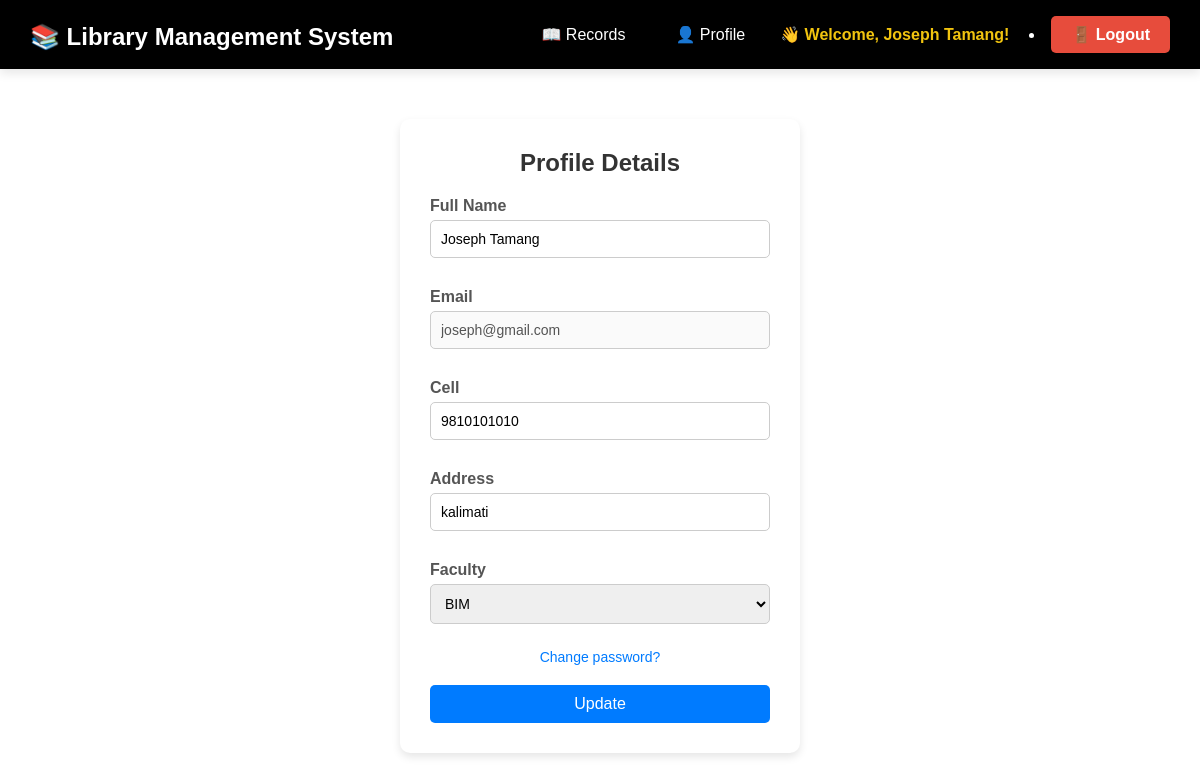
The app's page /viewprofile.php (signed in) with its own data.
### tables this page shows
CREATE TABLE `users` (
  `ID` int(255) NOT NULL,
  `Name` varchar(255) NOT NULL,
  `Email` varchar(255) NOT NULL,
  `faculty` varchar(100) NOT NULL,
  `Username` varchar(255) NOT NULL,
  `Password` varchar(255) NOT NULL,
  `Cell` varchar(255) NOT NULL,
  `Address` varchar(255) NOT NULL
);

### viewprofile.php (the view, shortened to what this page needs)
<?php
$connection = mysqli_connect("localhost", "root", "");
$name = "";
$email = "";
$cell = "";
$address = "";
$faculty = "";
$query = "SELECT * FROM users WHERE ID ='$_SESSION[ID]'";
$query_run = mysqli_query($connection, $query);
while ($row = mysqli_fetch_assoc($query_run)) {
    $name = $row['Name'];
    $email = $row['Email'];
    $cell = $row['Cell'];
    $address = $row['Address'];
    $faculty = $row['faculty'];
}
?>
<!DOCTYPE html>
<html lang="en">
<head>
</head>
<body>
    <?php include('navbar.php'); ?>
    <form action="viewprofile.php" method="post" class="profiledetails" onsubmit="return validateForm()">
        <h2>Profile Details</h2>
        <h3>Full Name</h3>
        <input type="text" id="name" name="name" value="<?php echo htmlspecialchars($name); ?>" required>
        <h3>Email</h3>
        <input type="email" name="email" disabled value="<?php echo htmlspecialchars($email); ?>" required>
        <h3>Cell</h3>
        <input type="text" id="cell" name="cell" value="<?php echo htmlspecialchars($cell); ?>" required>
        <h3>Address</h3>
        <input type="text" name="address" value="<?php echo htmlspecialchars($address); ?>" required>
        <h3>Faculty</h3>
        <select name="faculty" required>
            <option value="BIM" <?php echo $faculty == 'BIM' ? 'selected' : ''; ?>>BIM</option>
        </select>
        <a href="changepassword.php">Change password?</a>
        <button type="submit" class="edit-btn">Update</button>
    </form>
</body>
</html>

### viewprofile.php (style rules this page uses)
.profiledetails { background: #fff; left:50%; position:relative; transform:translateX(-50%); padding: 30px; border-radius: 10px; box-shadow: 0 4px 8px rgba(0, 0, 0, 0.1); width: 100%; max-width: 400px; margin-top: 50px; }
.profiledetails h2 { text-align: center; color: #333; margin-bottom: 20px; font-size: 24px; }
.profiledetails h3 { color: #555; margin: 15px 0 5px; font-size: 16px; }
.profiledetails input[type="text"], .profiledetails input[type="email"], .profiledetails select { width: 100%; padding: 10px; margin-bottom: 15px; border: 1px solid #ccc; border-radius: 5px; font-size: 14px; }
.profiledetails a { color: #007bff; text-decoration: none; font-size: 14px; text-align: center; display: block; margin-top: 10px; }
.profiledetails button { width: 100%; padding: 10px; background-color: #007bff; color: #fff; border: none; border-radius: 5px; font-size: 16px; cursor: pointer; margin-top: 20px; }

### navbar.php (style rules this page uses)
* { margin: 0; padding: 0; box-sizing: border-box; font-family: 'Poppins', sans-serif; }

### records on screen
users: name "Joseph Tamang", email "joseph@gmail.com", cell "9810101010", address "kalimati", faculty "BIM"

### other values on screen
$_SESSION['Name'] "Joseph Tamang"
